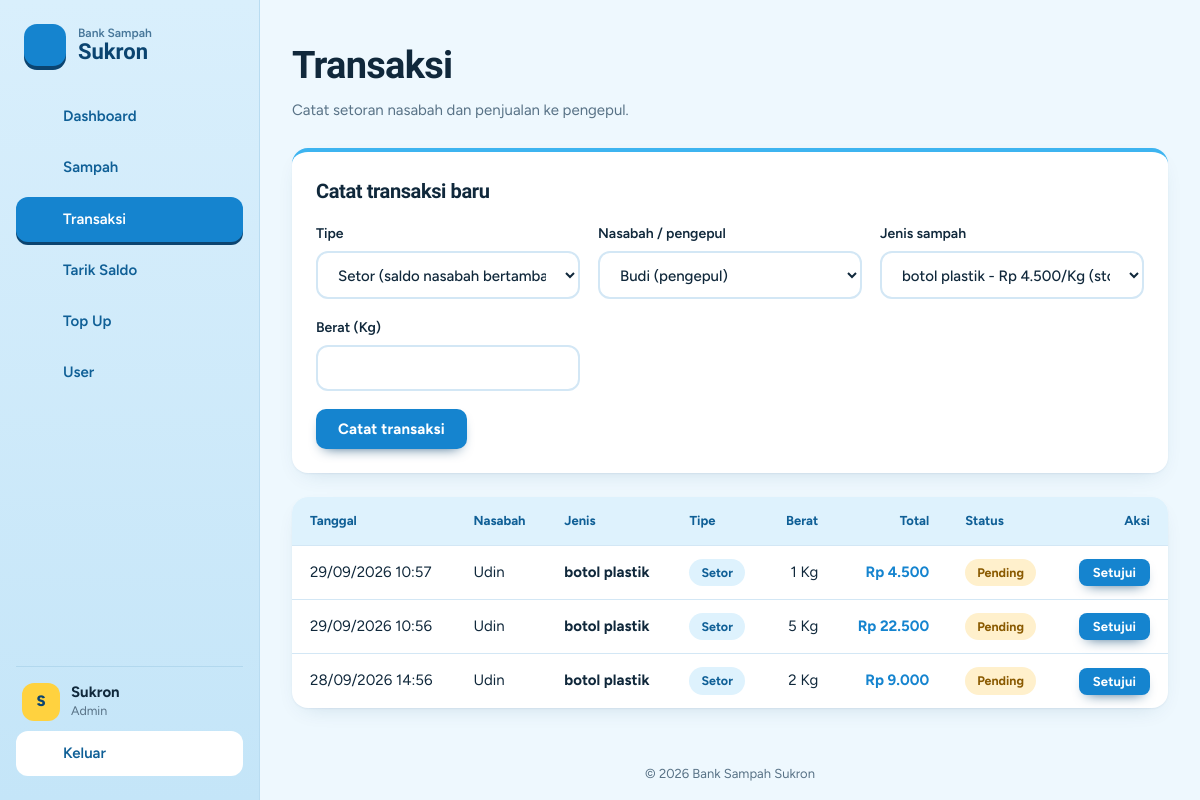
Screenshot of /transaksi/index.php (signed in) with the database file from the repository.
### tables this page shows
CREATE TABLE `users` (
  `id_user` int(11) NOT NULL,
  `nama` varchar(100) NOT NULL,
  `username` varchar(50) NOT NULL,
  `password` varchar(255) NOT NULL,
  `role` enum('siswa','guru','pengepul','admin') NOT NULL,
  `saldo` bigint(200) NOT NULL
);

CREATE TABLE `transaksi` (
  `id_transaksi` int(11) NOT NULL,
  `id_user` int(11) NOT NULL,
  `id_sampah` int(11) NOT NULL,
  `tipe` enum('setor','jual_pengepul') NOT NULL,
  `berat_kg` bigint(200) NOT NULL,
  `total_rp` bigint(200) NOT NULL,
  `tanggal` datetime NOT NULL,
  `status` varchar(20) NOT NULL DEFAULT 'pending'
);

CREATE TABLE `sampah` (
  `id_sampah` int(11) NOT NULL,
  `jenis_sampah` varchar(100) NOT NULL,
  `harga_per_kg` int(11) NOT NULL,
  `stok_kg` float NOT NULL
);

### cek_login.php (called while the page is built, shortened)
<?php
require_once __DIR__ . "/koneksi.php";
require_once __DIR__ . "/fungsi.php";
$id_user = (int) $_SESSION["id_user"];
$stmt = mysqli_prepare($koneksi, "SELECT * FROM users WHERE id_user = ? LIMIT 1");
mysqli_stmt_bind_param($stmt, "i", $id_user);
mysqli_stmt_execute($stmt);
$user = mysqli_fetch_assoc(mysqli_stmt_get_result($stmt));
$role_user = $user["role"];
$is_admin  = ($role_user === "admin");
function e($teks)
{
    return htmlspecialchars((string) $teks, ENT_QUOTES, "UTF-8");
}
function rp($angka)
{
    return "Rp " . number_format((float) $angka, 0, ",", ".");
}

### fungsi.php (called while the page is built, shortened)
<?php
function q($k, $sql, $t = "", ...$p)
{
    $s = mysqli_prepare($k, $sql);
    mysqli_stmt_execute($s);
    $r = mysqli_stmt_get_result($s);
    $out = $r ? mysqli_fetch_all($r, MYSQLI_ASSOC) : mysqli_stmt_affected_rows($s);
    return $out;
}

### transaksi/index.php (the view, shortened to what this page needs)
<?php
$base = "../";
require $base . "cek_login.php";
require $base . "layout.php";
$sql = "SELECT t.*, u.nama, s.jenis_sampah FROM transaksi t JOIN users u ON u.id_user=t.id_user JOIN sampah s ON s.id_sampah=t.id_sampah";
$rows = $is_admin ? q($koneksi, $sql . " ORDER BY t.id_transaksi DESC")
                  : q($koneksi, $sql . " WHERE t.id_user=? ORDER BY t.id_transaksi DESC", "i", $id_user);
if ($is_admin) {
    $daftarUser = q($koneksi, "SELECT id_user, nama, role FROM users ORDER BY nama");
    $daftarSampah = q($koneksi, "SELECT id_sampah, jenis_sampah, harga_per_kg, stok_kg FROM sampah ORDER BY jenis_sampah");
}
tampil_header("Transaksi", "transaksi", $base, $is_admin);
?>
<div class="page-head">
    <div><h1>Transaksi</h1><p><?= $is_admin ? "Catat setoran nasabah dan penjualan ke pengepul." : "Riwayat setoran sampah saya." ?></p></div>
</div>
<?php if ($is_admin): ?>
<form method="POST" class="form-card">
    <h2 class="section-title">Catat transaksi baru</h2>
    <div class="form-row">
        <div class="form-group"><label for="tipe">Tipe</label>
            <select class="form-control" id="tipe" name="tipe">
                <option value="setor">Setor (saldo nasabah bertambah)</option>
            </select></div>
        <div class="form-group"><label for="id_user">Nasabah / pengepul</label>
            <select class="form-control" id="id_user" name="id_user" required>
                <?php foreach ($daftarUser as $u): ?><option value="<?= (int) $u["id_user"] ?>"><?= e($u["nama"]) ?> (<?= e($u["role"]) ?>)</option><?php endforeach; ?>
            </select></div>
        <div class="form-group"><label for="id_sampah">Jenis sampah</label>
            <select class="form-control" id="id_sampah" name="id_sampah" required>
                <?php foreach ($daftarSampah as $s): ?><option value="<?= (int) $s["id_sampah"] ?>"><?= e($s["jenis_sampah"]) ?> - <?= rp($s["harga_per_kg"]) ?>/Kg (stok <?= e($s["stok_kg"]) ?>)</option><?php endforeach; ?>
            </select></div>
        <div class="form-group"><label for="berat">Berat (Kg)</label>
            <input class="form-control" type="number" min="1" step="1" id="berat" name="berat" required></div>
    </div>
    <div class="actions"><button class="btn btn-primary" type="submit">Catat transaksi</button></div>
</form>
<?php endif; ?>
<div class="table-card">
<?php if ($rows): ?>
    <table>
        <thead><tr><th>Tanggal</th><?php if ($is_admin): ?><th>Nasabah</th><?php endif; ?><th>Jenis</th><th>Tipe</th><th class="text-right">Berat</th><th class="text-right">Total</th><th>Status</th><?php if ($is_admin): ?><th class="text-right">Aksi</th><?php endif; ?></tr></thead>
        <tbody>
        <?php foreach ($rows as $r): ?>
            <tr>
                <td><?= date("d/m/Y H:i", strtotime($r["tanggal"])) ?></td>
                <?php if ($is_admin): ?><td><?= e($r["nama"]) ?></td><?php endif; ?>
                <td><strong><?= e($r["jenis_sampah"]) ?></strong></td>
                <td><span class="badge-tipe tipe-<?= e($r["tipe"]) ?>"><?= e(ucfirst(str_replace("_", " ", $r["tipe"]))) ?></span></td>
                <td class="text-right"><?= (int) $r["berat_kg"] ?> Kg</td>
                <td class="text-right num-in"><?= rp($r["total_rp"]) ?></td>
                <td><span class="badge st-<?= e($r["status"]) ?>"><?= e(ucfirst($r["status"])) ?></span></td>
                <?php if ($is_admin): ?><td class="text-right">
                    <?php if ($r["status"] === "pending"): ?>
                    <form method="POST" onsubmit="return confirm('Setujui transaksi ini?')"><?= csrf_field() ?>
                        <button class="btn btn-primary btn-sm" type="submit">Setujui</button></form>
                    <?php endif; ?></td><?php endif; ?>
            </tr>
        <?php endforeach; ?>
        </tbody>
    </table>
<?php else: ?><p class="empty-row">Belum ada transaksi.</p><?php endif; ?>
</div>
<?php tampil_footer(); ?>

### layout.php (shortened to what this page needs)
<?php
function ikon($nama) {
    $bentuk = [
        'dashboard' => '<rect x="3" y="3" width="7.5" height="7.5" rx="1.6"/><rect x="13.5" y="3" width="7.5" height="7.5" rx="1.6"/><rect x="3" y="13.5" width="7.5" height="7.5" rx="1.6"/><rect x="13.5" y="13.5" width="7.5" height="7.5" rx="1.6"/>',
        'sampah'    => '<path d="M4 7h16M9.5 7V4.5h5V7M6 7l.9 12.2a1.5 1.5 0 0 0 1.5 1.3h7.2a1.5 1.5 0 0 0 1.5-1.3L18 7M10 11v6M14 11v6"/>',
        'transaksi' => '<path d="M4 8h13.5M14 4.5 17.5 8 14 11.5M20 16H6.5M10 12.5 6.5 16 10 19.5"/>',
        'tarik'     => '<path d="M12 4v11M7.5 10.5 12 15l4.5-4.5M4.5 19.5h15"/>',
        'topup'     => '<circle cx="12" cy="12" r="8.5"/><path d="M12 8v8M8 12h8"/>',
        'user'      => '<circle cx="9" cy="8" r="3.2"/><path d="M3 19.5c.6-3.2 3-5 6-5s5.4 1.8 6 5M16 5.3a3.2 3.2 0 0 1 0 5.9M18 14.8c1.6.7 2.7 2.1 3 4.7"/>',
        'keluar'    => '<path d="M9.5 4.5h-4v15h4M15.5 8 19.5 12l-4 4M19.5 12H9.5"/>',
        'putar'     => '<path d="M20 12a8 8 0 1 1-2.6-5.9M20 4.5v4.6h-4.6"/>',
        'menu'      => '<path d="M4 7h16M4 12h16M4 17h16"/>',
        'panah'     => '<path d="m9.5 6 6 6-6 6"/>',
    ];
    return '<svg viewBox="0 0 24 24" aria-hidden="true" focusable="false">' . ($bentuk[$nama] ?? '') . '</svg>';
}
function tampil_header($title = "Bank Sampah", $active = "", $base = "", $is_admin = false) {
    global $user;
    $nama    = $user["nama"] ?? ($_SESSION["nama"] ?? "");
    $role    = $user["role"] ?? ($_SESSION["role"] ?? "");
    $inisial = strtoupper(mb_substr(trim($nama) !== "" ? trim($nama) : "?", 0, 1));
    $menu = [
        ["dashboard",   "Dashboard",   "index.php",             "dashboard"],
        ["sampah",      "Sampah",      "sampah/index.php",      "sampah"],
        ["transaksi",   "Transaksi",   "transaksi/index.php",   "transaksi"],
        ["tarik_saldo", "Tarik Saldo", "tarik_saldo/index.php", "tarik"],
        ["topup",       "Top Up",      "topup/index.php",       "topup"],
    ];
    if ($is_admin) {
        $menu[] = ["user", "User", "user/index.php", "user"];
    }
    $css = __DIR__ . "/assets/style.css";
    $ver = is_file($css) ? filemtime($css) : 1;
?>
<!DOCTYPE html>
<html lang="id">
<head>
    <link rel="stylesheet" href="<?= e($base) ?>assets/style.css?v=<?= (int) $ver ?>">
</head>
<body>
    <div class="app">
        <aside class="sidebar" id="sidebar">
            <a class="brand" href="<?= e($base) ?>index.php">
                <span class="brand-mark"><?= ikon('putar') ?></span>
                <span class="brand-name"><small>Bank Sampah</small>Sukron</span>
            </a>
            <nav class="nav" aria-label="Menu utama">
                <?php foreach ($menu as $m): ?>
                    <a class="nav-link<?= $active === $m[0] ? ' active' : '' ?>"
                       href="<?= e($base . $m[2]) ?>"<?= $active === $m[0] ? ' aria-current="page"' : '' ?>>
                        <?= ikon($m[3]) ?><span><?= e($m[1]) ?></span>
                    </a>
                <?php endforeach; ?>
            </nav>
            <div class="sidebar-foot">
                <div class="me">
                    <span class="avatar"><?= e($inisial) ?></span>
                    <div>
                        <div class="me-name"><?= e($nama) ?></div>
                        <div class="me-role"><?= e(ucfirst($role)) ?></div>
                    </div>
                </div>
                <a class="nav-link nav-out" href="<?= e($base) ?>logout.php" onclick="return confirm('Yakin ingin keluar?')">
                    <?= ikon('keluar') ?><span>Keluar</span>
                </a>
            </div>
        </aside>
        <div class="content">
            <main class="main" id="konten">
<?php
}
function tampil_footer() {
?>
            </main>
            <footer class="footer">
                &copy; <?= date('Y') ?> Bank Sampah Sukron
            </footer>
        </div>
    </div>
</body>
</html>
<?php
}
?>

### rows the page displays
users: nama "S", role "Admin"
transaksi: tanggal "29/09/2026 10:57", id_user.nama "Udin", id_sampah.jenis_sampah "botol plastik", tipe "Setor", berat_kg "1", total_rp "Rp 4.500", status "Pending"
transaksi: tanggal "29/09/2026 10:56", id_user.nama "Udin", id_sampah.jenis_sampah "botol plastik", tipe "Setor", berat_kg "5", total_rp "Rp 22.500", status "Pending"
transaksi: tanggal "28/09/2026 14:56", id_user.nama "Udin", id_sampah.jenis_sampah "botol plastik", tipe "Setor", berat_kg "2", total_rp "Rp 9.000", status "Pending"

### other values shown
$m[1] "Dashboard"
$m[1] "Sampah"
$m[1] "Transaksi"
$m[1] "Tarik Saldo"
$m[1] "Top Up"
$m[1] "User"
$nama "Sukron"
form field id_user "Budi (pengepul)"
form field id_sampah "botol plastik - Rp 4.500/Kg (stok 0)"
